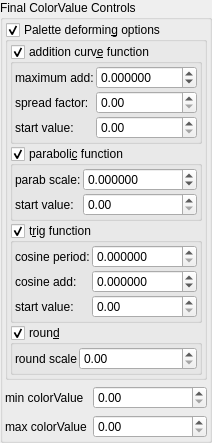
                 <widget class="QGroupBox" name="groupBox_5">
                  <property name="title">
                   <string>Final ColorValue Controls</string>
                  </property>
                  <layout class="QVBoxLayout" name="verticalLayout_7">
                   <property name="leftMargin">
                    <number>2</number>
                   </property>
                   <property name="topMargin">
                    <number>2</number>
                   </property>
                   <property name="rightMargin">
                    <number>2</number>
                   </property>
                   <property name="bottomMargin">
                    <number>2</number>
                   </property>
                   <item>
                    <widget class="MyGroupBox" name="groupCheck_fractal_coloring_global_palette_false">
                     <property name="toolTip">
                      <string>&lt;html&gt;&lt;head/&gt;&lt;body&gt;&lt;p&gt;These options deform the Final ColorValues derived from the previous functions.&lt;/p&gt;&lt;/body&gt;&lt;/html&gt;</string>
                     </property>
                     <property name="title">
                      <string>Palette deformin&amp;g options</string>
                     </property>
                     <property name="checkable">
                      <bool>true</bool>
                     </property>
                     <layout class="QVBoxLayout" name="verticalLayout_41" stretch="0,0,0,0">
                      <property name="spacing">
                       <number>2</number>
                      </property>
                      <property name="leftMargin">
                       <number>2</number>
                      </property>
                      <property name="topMargin">
                       <number>2</number>
                      </property>
                      <property name="rightMargin">
                       <number>2</number>
                      </property>
                      <property name="bottomMargin">
                       <number>2</number>
                      </property>
                      <item>
                       <widget class="MyGroupBox" name="groupCheck_fractal_coloring_add_enabled_false">
                        <property name="toolTip">
                         <string>&lt;html&gt;&lt;head/&gt;&lt;body&gt;&lt;p&gt;Function produces an addition to the ColorValues based on its current value.&lt;/p&gt;&lt;/body&gt;&lt;/html&gt;</string>
                        </property>
                        <property name="title">
                         <string>addition curv&amp;e function</string>
                        </property>
                        <property name="checkable">
                         <bool>true</bool>
                        </property>
                        <layout class="QVBoxLayout" name="verticalLayout_38" stretch="0">
                         <property name="spacing">
                          <number>2</number>
                         </property>
                         <property name="leftMargin">
                          <number>2</number>
                         </property>
                         <property name="topMargin">
                          <number>2</number>
                         </property>
                         <property name="rightMargin">
                          <number>2</number>
                         </property>
                         <property name="bottomMargin">
                          <number>2</number>
                         </property>
                         <item>
                          <layout class="QGridLayout" name="gridLayout_11" columnstretch="0,1">
                           <property name="topMargin">
                            <number>0</number>
                           </property>
                           <item row="1" column="1">
                            <widget class="MyDoubleSpinBox" name="spinbox_fractal_coloring_add_spread">
                             <property name="sizePolicy">
                              <sizepolicy hsizetype="Minimum" vsizetype="Maximum">
                               <horstretch>0</horstretch>
                               <verstretch>0</verstretch>
                              </sizepolicy>
                             </property>
                             <property name="prefix">
                              <string/>
                             </property>
                             <property name="suffix">
                              <string/>
                             </property>
                             <property name="decimals">
                              <number>2</number>
                             </property>
                             <property name="minimum">
                              <double>0.000000000000000</double>
                             </property>
                             <property name="maximum">
                              <double>999999.989999999990687</double>
                             </property>
                             <property name="singleStep">
                              <double>0.100000000000000</double>
                             </property>
                            </widget>
                           </item>
                           <item row="1" column="0">
                            <widget class="QLabel" name="label_68">
                             <property name="text">
                              <string>spread factor:</string>
                             </property>
                            </widget>
                           </item>
                           <item row="0" column="0">
                            <widget class="QLabel" name="label_76">
                             <property name="text">
                              <string>maximum add:</string>
                             </property>
                            </widget>
                           </item>
                           <item row="2" column="1">
                            <widget class="MyDoubleSpinBox" name="spinbox_fractal_coloring_add_start_value">
                             <property name="sizePolicy">
                              <sizepolicy hsizetype="Minimum" vsizetype="Maximum">
                               <horstretch>0</horstretch>
                               <verstretch>0</verstretch>
                              </sizepolicy>
                             </property>
                             <property name="prefix">
                              <string/>
                             </property>
                             <property name="suffix">
                              <string/>
                             </property>
                             <property name="decimals">
                              <number>2</number>
                             </property>
                             <property name="minimum">
                              <double>0.000000000000000</double>
                             </property>
                             <property name="maximum">
                              <double>999999.989999999990687</double>
                             </property>
                             <property name="singleStep">
                              <double>1.000000000000000</double>
                             </property>
                            </widget>
                           </item>
                           <item row="2" column="0">
                            <widget class="QLabel" name="label_77">
                             <property name="text">
                              <string>start value:</string>
                             </property>
                            </widget>
                           </item>
                           <item row="0" column="1">
                            <widget class="MyDoubleSpinBox" name="spinbox_fractal_coloring_add_max">
                             <property name="sizePolicy">
                              <sizepolicy hsizetype="Minimum" vsizetype="Maximum">
                               <horstretch>0</horstretch>
                               <verstretch>0</verstretch>
                              </sizepolicy>
                             </property>
                             <property name="prefix">
                              <string/>
                             </property>
                             <property name="suffix">
                              <string/>
                             </property>
                             <property name="decimals">
                              <number>6</number>
                             </property>
                             <property name="minimum">
                              <double>-9999.999998999999661</double>
                             </property>
                             <property name="maximum">
                              <double>9999.999998999999661</double>
                             </property>
                             <property name="singleStep">
                              <double>0.100000000000000</double>
                             </property>
                            </widget>
                           </item>
                          </layout>
                         </item>
                        </layout>
                       </widget>
                      </item>
                      <item>
                       <widget class="MyGroupBox" name="groupCheck_fractal_coloring_parab_enabled_false">
                        <property name="toolTip">
                         <string>&lt;html&gt;&lt;head/&gt;&lt;body&gt;&lt;p&gt;Function produces an addition to the ColorValues based on its current value.&lt;/p&gt;&lt;/body&gt;&lt;/html&gt;</string>
                        </property>
                        <property name="title">
                         <string>paraboli&amp;c function</string>
                        </property>
                        <property name="checkable">
                         <bool>true</bool>
                        </property>
                        <layout class="QVBoxLayout" name="verticalLayout_40" stretch="0">
                         <property name="spacing">
                          <number>2</number>
                         </property>
                         <property name="leftMargin">
                          <number>2</number>
                         </property>
                         <property name="topMargin">
                          <number>2</number>
                         </property>
                         <property name="rightMargin">
                          <number>2</number>
                         </property>
                         <property name="bottomMargin">
                          <number>2</number>
                         </property>
                         <item>
                          <layout class="QGridLayout" name="gridLayout_15" columnstretch="0,1">
                           <property name="topMargin">
                            <number>0</number>
                           </property>
                           <item row="0" column="0">
                            <widget class="QLabel" name="label_79">
                             <property name="text">
                              <string>parab scale:</string>
                             </property>
                            </widget>
                           </item>
                           <item row="1" column="0">
                            <widget class="QLabel" name="label_80">
                             <property name="text">
                              <string>start value:</string>
                             </property>
                            </widget>
                           </item>
                           <item row="1" column="1">
                            <widget class="MyDoubleSpinBox" name="spinbox_fractal_coloring_parab_start_value">
                             <property name="sizePolicy">
                              <sizepolicy hsizetype="Minimum" vsizetype="Maximum">
                               <horstretch>0</horstretch>
                               <verstretch>0</verstretch>
                              </sizepolicy>
                             </property>
                             <property name="prefix">
                              <string/>
                             </property>
                             <property name="suffix">
                              <string/>
                             </property>
                             <property name="decimals">
                              <number>2</number>
                             </property>
                             <property name="minimum">
                              <double>0.000000000000000</double>
                             </property>
                             <property name="maximum">
                              <double>999999.989999999990687</double>
                             </property>
                             <property name="singleStep">
                              <double>0.100000000000000</double>
                             </property>
                            </widget>
                           </item>
                           <item row="0" column="1">
                            <widget class="MyDoubleSpinBox" name="spinbox_fractal_coloring_parab_scale">
                             <property name="sizePolicy">
                              <sizepolicy hsizetype="Minimum" vsizetype="Maximum">
                               <horstretch>0</horstretch>
                               <verstretch>0</verstretch>
                              </sizepolicy>
                             </property>
                             <property name="prefix">
                              <string/>
                             </property>
                             <property name="suffix">
                              <string/>
                             </property>
                             <property name="decimals">
                              <number>6</number>
                             </property>
                             <property name="minimum">
                              <double>-999.990000000000009</double>
                             </property>
                             <property name="maximum">
                              <double>999.990000000000009</double>
                             </property>
                             <property name="singleStep">
                              <double>0.100000000000000</double>
                             </property>
                            </widget>
                           </item>
                          </layout>
                         </item>
                        </layout>
                       </widget>
                      </item>
                      <item>
                       <widget class="MyGroupBox" name="groupCheck_fractal_coloring_cos_enabled_false">
                        <property name="toolTip">
                         <string>&lt;html&gt;&lt;head/&gt;&lt;body&gt;&lt;p&gt;Function produces an addition to the ColorValues based on its current value.&lt;/p&gt;&lt;/body&gt;&lt;/html&gt;</string>
                        </property>
                        <property name="title">
                         <string>t&amp;rig function</string>
                        </property>
                        <property name="checkable">
                         <bool>true</bool>
                        </property>
                        <layout class="QVBoxLayout" name="verticalLayout_34" stretch="0">
                         <property name="spacing">
                          <number>2</number>
                         </property>
                         <property name="leftMargin">
                          <number>2</number>
                         </property>
                         <property name="topMargin">
                          <number>2</number>
                         </property>
                         <property name="rightMargin">
                          <number>2</number>
                         </property>
                         <property name="bottomMargin">
                          <number>2</number>
                         </property>
                         <item>
                          <layout class="QGridLayout" name="gridLayout_5" columnstretch="0,1">
                           <property name="topMargin">
                            <number>0</number>
                           </property>
                           <item row="1" column="1">
                            <widget class="MyDoubleSpinBox" name="spinbox_fractal_coloring_cos_add">
                             <property name="sizePolicy">
                              <sizepolicy hsizetype="Minimum" vsizetype="Maximum">
                               <horstretch>0</horstretch>
                               <verstretch>0</verstretch>
                              </sizepolicy>
                             </property>
                             <property name="prefix">
                              <string/>
                             </property>
                             <property name="suffix">
                              <string/>
                             </property>
                             <property name="decimals">
                              <number>6</number>
                             </property>
                             <property name="minimum">
                              <double>-9999.999900000000707</double>
                             </property>
                             <property name="maximum">
                              <double>9999.999900000000707</double>
                             </property>
                             <property name="singleStep">
                              <double>0.100000000000000</double>
                             </property>
                            </widget>
                           </item>
                           <item row="1" column="0">
                            <widget class="QLabel" name="label_48">
                             <property name="text">
                              <string>cosine add:</string>
                             </property>
                            </widget>
                           </item>
                           <item row="0" column="0">
                            <widget class="QLabel" name="label_47">
                             <property name="text">
                              <string>cosine period:</string>
                             </property>
                            </widget>
                           </item>
                           <item row="2" column="1">
                            <widget class="MyDoubleSpinBox" name="spinbox_fractal_coloring_cos_start_value">
                             <property name="sizePolicy">
                              <sizepolicy hsizetype="Minimum" vsizetype="Maximum">
                               <horstretch>0</horstretch>
                               <verstretch>0</verstretch>
                              </sizepolicy>
                             </property>
                             <property name="prefix">
                              <string/>
                             </property>
                             <property name="suffix">
                              <string/>
                             </property>
                             <property name="decimals">
                              <number>2</number>
                             </property>
                             <property name="minimum">
                              <double>0.000000000000000</double>
                             </property>
                             <property name="maximum">
                              <double>999999.989999999990687</double>
                             </property>
                             <property name="singleStep">
                              <double>1.000000000000000</double>
                             </property>
                            </widget>
                           </item>
                           <item row="2" column="0">
                            <widget class="QLabel" name="label_51">
                             <property name="text">
                              <string>start value:</string>
                             </property>
                            </widget>
                           </item>
                           <item row="0" column="1">
                            <widget class="MyDoubleSpinBox" name="spinbox_fractal_coloring_cos_period">
                             <property name="sizePolicy">
                              <sizepolicy hsizetype="Minimum" vsizetype="Maximum">
                               <horstretch>0</horstretch>
                               <verstretch>0</verstretch>
                              </sizepolicy>
                             </property>
                             <property name="prefix">
                              <string/>
                             </property>
                             <property name="suffix">
                              <string/>
                             </property>
                             <property name="decimals">
                              <number>6</number>
                             </property>
                             <property name="minimum">
                              <double>0.000000000000000</double>
                             </property>
                             <property name="maximum">
                              <double>9999.999900000000707</double>
                             </property>
                             <property name="singleStep">
                              <double>0.100000000000000</double>
                             </property>
                            </widget>
                           </item>
                          </layout>
                         </item>
                        </layout>
                       </widget>
                      </item>
                      <item>
                       <layout class="QGridLayout" name="gridLayout_22" columnstretch="0">
                        <property name="topMargin">
                         <number>0</number>
                        </property>
                        <item row="0" column="0">
                         <widget class="MyGroupBox" name="groupCheck_fractal_coloring_round_enabled_false">
                          <property name="toolTip">
                           <string>&lt;html&gt;&lt;head/&gt;&lt;body&gt;&lt;p&gt;Function rounds adjacent colorValues to produces solid color bands (i.e. no transitions between colors.)&lt;/p&gt;&lt;/body&gt;&lt;/html&gt;</string>
                          </property>
                          <property name="title">
                           <string>roun&amp;d</string>
                          </property>
                          <property name="checkable">
                           <bool>true</bool>
                          </property>
                          <layout class="QVBoxLayout" name="verticalLayout_39" stretch="0">
                           <property name="spacing">
                            <number>2</number>
                           </property>
                           <property name="leftMargin">
                            <number>2</number>
                           </property>
                           <property name="topMargin">
                            <number>2</number>
                           </property>
                           <property name="rightMargin">
                            <number>2</number>
                           </property>
                           <property name="bottomMargin">
                            <number>2</number>
                           </property>
                           <item>
                            <layout class="QGridLayout" name="gridLayout_21" columnstretch="0,1">
                             <property name="topMargin">
                              <number>0</number>
                             </property>
                             <item row="0" column="1">
                              <widget class="MyDoubleSpinBox" name="spinbox_fractal_coloring_round_scale">
                               <property name="sizePolicy">
                                <sizepolicy hsizetype="Minimum" vsizetype="Maximum">
                                 <horstretch>0</horstretch>
                                 <verstretch>0</verstretch>
                                </sizepolicy>
                               </property>
                               <property name="prefix">
                                <string/>
                               </property>
                               <property name="suffix">
                                <string/>
                               </property>
                               <property name="decimals">
                                <number>2</number>
                               </property>
                               <property name="minimum">
                                <double>0.000000000000000</double>
                               </property>
                               <property name="maximum">
                                <double>99999999.000000000000000</double>
                               </property>
                               <property name="singleStep">
                                <double>0.100000000000000</double>
                               </property>
                              </widget>
                             </item>
                             <item row="0" column="0">
                              <widget class="QLabel" name="label_57">
                               <property name="text">
                                <string>round scale</string>
                               </property>
                              </widget>
                             </item>
                            </layout>
                           </item>
                          </layout>
                         </widget>
                        </item>
                       </layout>
                      </item>
                     </layout>
                    </widget>
                   </item>
                   <item>
                    <layout class="QGridLayout" name="gridLayout_6" rowstretch="0,0" columnstretch="0,1">
                     <item row="0" column="0">
                      <widget class="QLabel" name="label_34">
                       <property name="text">
                        <string>min colorValue</string>
                       </property>
                      </widget>
                     </item>
                     <item row="0" column="1">
                      <widget class="MyDoubleSpinBox" name="spinbox_fractal_coloring_min_color_value">
                       <property name="sizePolicy">
                        <sizepolicy hsizetype="Minimum" vsizetype="Maximum">
                         <horstretch>0</horstretch>
                         <verstretch>0</verstretch>
                        </sizepolicy>
                       </property>
                       <property name="toolTip">
                        <string>&lt;html&gt;&lt;head/&gt;&lt;body&gt;&lt;p&gt;Limit of minimum colorValue (units are still 1.0 = 256 colorValue units).&lt;/p&gt;&lt;/body&gt;&lt;/html&gt;</string>
                       </property>
                       <property name="prefix">
                        <string/>
                       </property>
                       <property name="suffix">
                        <string/>
                       </property>
                       <property name="decimals">
                        <number>2</number>
                       </property>
                       <property name="minimum">
                        <double>0.000000000000000</double>
                       </property>
                       <property name="maximum">
                        <double>99999999.000000000000000</double>
                       </property>
                       <property name="singleStep">
                        <double>1.000000000000000</double>
                       </property>
                      </widget>
                     </item>
                     <item row="1" column="0">
                      <widget class="QLabel" name="label_37">
                       <property name="text">
                        <string>max colorValue</string>
                       </property>
                      </widget>
                     </item>
                     <item row="1" column="1">
                      <widget class="MyDoubleSpinBox" name="spinbox_fractal_coloring_max_color_value">
                       <property name="sizePolicy">
                        <sizepolicy hsizetype="Minimum" vsizetype="Maximum">
                         <horstretch>0</horstretch>
                         <verstretch>0</verstretch>
                        </sizepolicy>
                       </property>
                       <property name="toolTip">
                        <string>&lt;html&gt;&lt;head/&gt;&lt;body&gt;&lt;p&gt;Limit of maximum colorValue (units are still 1.0 = 256 colorValue units).&lt;/p&gt;&lt;/body&gt;&lt;/html&gt;</string>
                       </property>
                       <property name="prefix">
                        <string/>
                       </property>
                       <property name="suffix">
                        <string/>
                       </property>
                       <property name="decimals">
                        <number>2</number>
                       </property>
                       <property name="minimum">
                        <double>0.000000000000000</double>
                       </property>
                       <property name="maximum">
                        <double>99999999.000000000000000</double>
                       </property>
                       <property name="singleStep">
                        <double>1.000000000000000</double>
                       </property>
                      </widget>
                     </item>
                    </layout>
                   </item>
                  </layout>
                 </widget>
